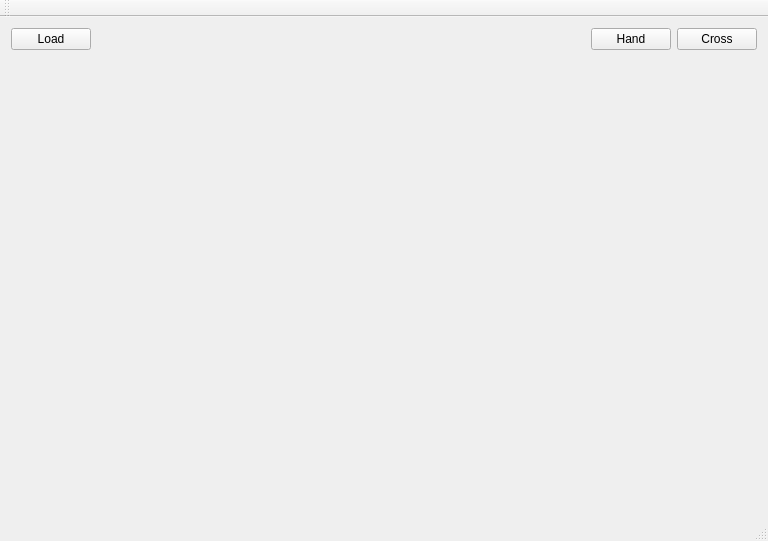
<?xml version="1.0" encoding="UTF-8"?>
<ui version="4.0">
 <class>MainWindow</class>
 <widget class="QMainWindow" name="MainWindow">
  <property name="geometry">
   <rect>
    <x>0</x>
    <y>0</y>
    <width>768</width>
    <height>541</height>
   </rect>
  </property>
  <property name="windowTitle">
   <string>MainWindow</string>
  </property>
  <widget class="QWidget" name="centralWidget">
   <layout class="QVBoxLayout" name="verticalLayout">
    <item>
     <layout class="QHBoxLayout" name="horizontalLayout">
      <item>
       <widget class="QPushButton" name="btnLoad">
        <property name="text">
         <string>Load</string>
        </property>
       </widget>
      </item>
      <item>
       <spacer name="horizontalSpacer">
        <property name="orientation">
         <enum>Qt::Horizontal</enum>
        </property>
        <property name="sizeHint" stdset="0">
         <size>
          <width>298</width>
          <height>20</height>
         </size>
        </property>
       </spacer>
      </item>
      <item>
       <widget class="QPushButton" name="btnHand">
        <property name="text">
         <string>Hand</string>
        </property>
       </widget>
      </item>
      <item>
       <widget class="QPushButton" name="btnCross">
        <property name="text">
         <string>Cross</string>
        </property>
       </widget>
      </item>
     </layout>
    </item>
    <item>
     <widget class="ImageViewer" name="viewer" native="true">
      <property name="sizePolicy">
       <sizepolicy hsizetype="Expanding" vsizetype="Expanding">
        <horstretch>0</horstretch>
        <verstretch>0</verstretch>
       </sizepolicy>
      </property>
     </widget>
    </item>
   </layout>
  </widget>
  <widget class="QMenuBar" name="menuBar">
   <property name="geometry">
    <rect>
     <x>0</x>
     <y>0</y>
     <width>768</width>
     <height>22</height>
    </rect>
   </property>
  </widget>
  <widget class="QToolBar" name="mainToolBar">
   <attribute name="toolBarArea">
    <enum>TopToolBarArea</enum>
   </attribute>
   <attribute name="toolBarBreak">
    <bool>false</bool>
   </attribute>
  </widget>
  <widget class="QStatusBar" name="statusBar"/>
 </widget>
 <layoutdefault spacing="6" margin="11"/>
 <customwidgets>
  <customwidget>
   <class>ImageViewer</class>
   <extends>QWidget</extends>
   <header>imageviewer.h</header>
   <container>1</container>
  </customwidget>
 </customwidgets>
 <resources/>
 <connections/>
</ui>
